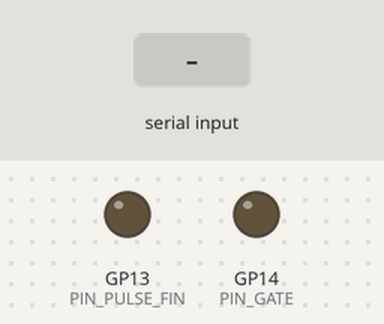
Bench run of a program on a simulated Raspberry Pi Pico running MicroPython. On the bench: output pins drawn as LEDs (lit = HIGH). Inputs (shaded band) come from the test bench. What the program prints to the serial console is not drawn.

Above: at 1.2 s.
1.3 s: "START" typed at the serial console, then Enter
At 2.3 s:
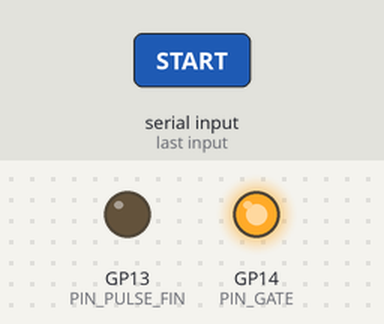
2.8 s: "STOP" typed at the serial console, then Enter
4.3 s: "1" typed at the serial console, then Enter
Timing chart, 0 to 7.3 s (numbered marks = the images above; inputs shaded):
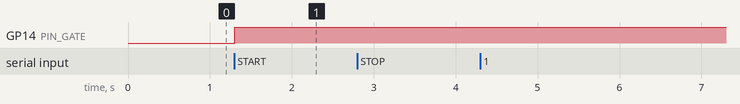

The program:

caracterizaci_n.py
```python
# =============================================================================
# qcm_vacuum_thermal.py — Raspberry Pi Pico
#
# Caracterización térmica QCM en vacío
#
# Hardware:
#   - 1 cristal QCM
#   - 2 termistores NTC 100k
#
# Comandos desde PC:
#   START
#   STOP
#
# Salida:
# timestamp_s,f_sensor,temp_1_c,temp_2_c
# =============================================================================

from micropython import const
import rp2
from rp2 import PIO, asm_pio
from machine import Pin, ADC
import uarray as array
import time
import sys
import math
import select


# =============================================================================
# CONSTANTES
# =============================================================================

MAX_COUNT = const((1 << 32) - 1)

# Frecuencia de referencia de las State Machines
REF_FREQ_HZ = 125_000_000.0


# =============================================================================
# TERMISTORES NTC
# =============================================================================

# NTC 100 kΩ @ 25 °C
NTC_B  = 3950.0
NTC_R0 = 100_000.0
NTC_T0 = 298.15          # 25 °C en Kelvin

# Resistencia fija del divisor
R_FIJA = 100_000.0

ADC_MAX = 65535.0
VCC     = 3.3

# Cantidad de muestras ADC a promediar
NTC_SAMPLES = 10


# =============================================================================
# PROGRAMAS PIO
# =============================================================================

@asm_pio(sideset_init=PIO.OUT_HIGH)
def gate():

    mov(x, osr)

    # Sincronización inicial
    wait(0, pin, 0)
    wait(1, pin, 0)

    # Ventana temporal
    label("loopstart")
    jmp(x_dec, "loopstart") .side(0)

    # Cierre de ventana
    wait(0, pin, 0)
    wait(1, pin, 0) .side(1)

    # Avisar al procesador
    irq(block, 0)

    # Esperar contadores
    wait(1, irq, 4)
    wait(1, irq, 5)


@asm_pio()
def clock_count():

    mov(x, osr)

    wait(1, pin, 0)
    wait(0, pin, 0)

    label("counter")

    jmp(pin, "output")
    jmp(x_dec, "counter")

    label("output")

    mov(isr, x)
    push()

    irq(block, 4)


@asm_pio(sideset_init=PIO.OUT_HIGH)
def pulse_count():

    mov(x, osr)

    wait(1, pin, 0)
    wait(0, pin, 0) .side(0)

    label("counter")

    wait(0, pin, 1)
    wait(1, pin, 1)

    jmp(pin, "output")
    jmp(x_dec, "counter")

    label("output")

    mov(isr, x) .side(1)
    push()

    irq(block, 5)


# =============================================================================
# FUNCIONES QCM
# =============================================================================

def init_channel(input_pin, gate_pin, pulse_fin_pin, gate_time):

    gate_pin.value(1)
    pulse_fin_pin.value(1)

    # -------------------------------------------------------------------------
    # SM0 — Gate
    # -------------------------------------------------------------------------

    sm_g = rp2.StateMachine(
        0,
        gate,
        freq=125_000_000,
        in_base=input_pin,
        sideset_base=gate_pin
    )

    # -------------------------------------------------------------------------
    # SM1 — Clock counter
    # -------------------------------------------------------------------------

    sm_c = rp2.StateMachine(
        1,
        clock_count,
        freq=125_000_000,
        in_base=gate_pin,
        jmp_pin=pulse_fin_pin
    )

    # -------------------------------------------------------------------------
    # SM2 — QCM pulse counter
    # -------------------------------------------------------------------------

    sm_p = rp2.StateMachine(
        2,
        pulse_count,
        freq=125_000_000,
        in_base=gate_pin,
        sideset_base=pulse_fin_pin,
        jmp_pin=gate_pin
    )

    # Cargar valores iniciales
    sm_g.put(gate_time)
    sm_g.exec("pull()")

    sm_c.put(MAX_COUNT)
    sm_c.exec("pull()")

    sm_p.put(MAX_COUNT - 1)
    sm_p.exec("pull()")

    # Activar
    sm_c.active(1)
    sm_p.active(1)
    sm_g.active(1)

    return sm_g, sm_c, sm_p


def calc_freq(raw_clk, raw_pulse):

    clk = 2 * (MAX_COUNT - raw_clk + 1)
    pul = (MAX_COUNT - raw_pulse) + 1

    if clk <= 0:
        return 0.0

    return pul * (REF_FREQ_HZ / clk)


def stop_channel(sm_g, sm_c, sm_p):

    sm_g.active(0)
    sm_c.active(0)
    sm_p.active(0)


# =============================================================================
# TEMPERATURA
# =============================================================================

def read_temperature(adc):
    """
    Lee un termistor NTC 100 kΩ.

    Divisor:

        3.3 V
          |
        R fija
        100 kΩ
          |
          +------ ADC
          |
        NTC
          |
         GND

    Se utiliza el modelo Beta.
    """

    total = 0

    # Promedio ADC
    for _ in range(NTC_SAMPLES):

        total += adc.read_u16()

        # Pausa muy pequeña entre muestras
        time.sleep_ms(2)

    raw = total / NTC_SAMPLES

    # Evitar extremos matemáticos
    if raw < 1:
        raw = 1

    elif raw > ADC_MAX - 1:
        raw = ADC_MAX - 1


    # -------------------------------------------------------------------------
    # Tensión ADC
    # -------------------------------------------------------------------------

    v = (raw / ADC_MAX) * VCC


    # -------------------------------------------------------------------------
    # Resistencia NTC
    #
    # Divisor:
    #
    # Vadc = Vcc * Rntc / (Rfija + Rntc)
    #
    # entonces:
    #
    # Rntc = Rfija * Vadc / (Vcc - Vadc)
    # -------------------------------------------------------------------------

    r_ntc = R_FIJA * v / (VCC - v)


    # -------------------------------------------------------------------------
    # Modelo Beta
    # -------------------------------------------------------------------------

    tk = 1.0 / (
        (1.0 / NTC_T0)
        +
        (math.log(r_ntc / NTC_R0) / NTC_B)
    )


    # Kelvin -> Celsius
    return tk - 273.15


# =============================================================================
# PINES
# =============================================================================

# QCM
PIN_SENSOR = Pin(
    15,
    Pin.IN,
    Pin.PULL_UP
)

# Pines auxiliares PIO
PIN_GATE = Pin(
    14,
    Pin.OUT
)

PIN_PULSE_FIN = Pin(
    13,
    Pin.OUT
)


# =============================================================================
# ADC — TERMISTORES
# =============================================================================

# NTC 1
# GP26 = ADC0
ADC_TEMP_1 = ADC(26)

# NTC 2
# GP27 = ADC1
ADC_TEMP_2 = ADC(27)


# =============================================================================
# CONFIGURACIÓN DE MEDICIÓN
# =============================================================================

# Aproximadamente 1 segundo
GATE_TIME = 125_000_000


# =============================================================================
# INICIO
# =============================================================================

print("QCM VACUUM THERMAL TEST")
print("# 1 QCM + 2 NTC 100k")
print("# Waiting for START command")


# =============================================================================
# PROGRAMA PRINCIPAL
# =============================================================================

while True:

    # -------------------------------------------------------------------------
    # Esperar START
    # -------------------------------------------------------------------------

    cmd = sys.stdin.readline().strip().upper()

    if cmd != "START":

        # Ignoramos líneas vacías
        if cmd:
            print("ERROR: comando desconocido")
            print("# Comandos validos: START")

        continue


    # =========================================================================
    # INICIO DE MEDICIÓN
    # =========================================================================

    print("OK:START")

    print("# Calibracion termica QCM en vacio")
    print("# QCM=GP15")
    print("# TEMP1=GP26/ADC0")
    print("# TEMP2=GP27/ADC1")
    print("# gate≈1s")

    # Exactamente lo que espera la GUI
    print(
        "timestamp_s,"
        "f_sensor,"
        "temp_1_c,"
        "temp_2_c"
    )


    # =========================================================================
    # BUFFERS
    # =========================================================================

    data = array.array(
        "I",
        [0, 0]
    )

    ready = array.array(
        "b",
        [0]
    )


    # =========================================================================
    # INICIALIZAR PIO
    # =========================================================================

    sm_gate, sm_clk, sm_pulse = init_channel(
        PIN_SENSOR,
        PIN_GATE,
        PIN_PULSE_FIN,
        GATE_TIME
    )


    # =========================================================================
    # INTERRUPCIÓN DE FIN DE MEDICIÓN
    # =========================================================================

    def handler(sm):

        # Leer resultados de las otras SM
        data[0] = sm_clk.get()
        data[1] = sm_pulse.get()

        # Indicar que hay una medición disponible
        ready[0] = 1

        # Preparar inmediatamente la siguiente ventana
        sm.put(GATE_TIME)
        sm.exec("pull()")


    sm_gate.irq(handler)


    # =========================================================================
    # REFERENCIA TEMPORAL
    # =========================================================================

    t0 = time.ticks_ms()


    # =========================================================================
    # LOOP DE ADQUISICIÓN
    # =========================================================================

    while True:

        # ---------------------------------------------------------------------
        # Revisar comandos provenientes de PC
        # ---------------------------------------------------------------------

        r, _, _ = select.select(
            [sys.stdin],
            [],
            [],
            0
        )


        if r:

            new_cmd = (
                sys.stdin
                .readline()
                .strip()
                .upper()
            )


            if new_cmd == "STOP":

                stop_channel(
                    sm_gate,
                    sm_clk,
                    sm_pulse
                )

                ready[0] = 0

                print("# Medicion detenida")
                print("# Waiting for START command")

                break


        # ---------------------------------------------------------------------
        # Procesar nueva medición
        # ---------------------------------------------------------------------

        if ready[0]:

            # Copiar primero los contadores
            raw_clk   = data[0]
            raw_pulse = data[1]

            # Liberar flag
            ready[0] = 0


            # -----------------------------------------------------------------
            # Tiempo
            # -----------------------------------------------------------------

            ts = (
                time.ticks_diff(
                    time.ticks_ms(),
                    t0
                )
                / 1000.0
            )


            # -----------------------------------------------------------------
            # Frecuencia QCM
            # -----------------------------------------------------------------

            f_sensor = calc_freq(
                raw_clk,
                raw_pulse
            )


            # -----------------------------------------------------------------
            # Temperaturas
            # -----------------------------------------------------------------

            temp_1 = read_temperature(
                ADC_TEMP_1
            )

            temp_2 = read_temperature(
                ADC_TEMP_2
            )


            # -----------------------------------------------------------------
            # SALIDA SERIAL
            #
            # La GUI espera exactamente:
            #
            # tiempo,frecuencia,T1,T2
            # -----------------------------------------------------------------

            print(
                "{:.3f},{:.3f},{:.3f},{:.3f}".format(
                    ts,
                    f_sensor,
                    temp_1,
                    temp_2
                )
            )
```

Measured:
- after the input at 1.3 s, GP14 (PIN_GATE): LOW → HIGH at once
- after the input at 2.8 s, every drawn part: stays the same
- after the input at 4.3 s, every drawn part: stays the same
